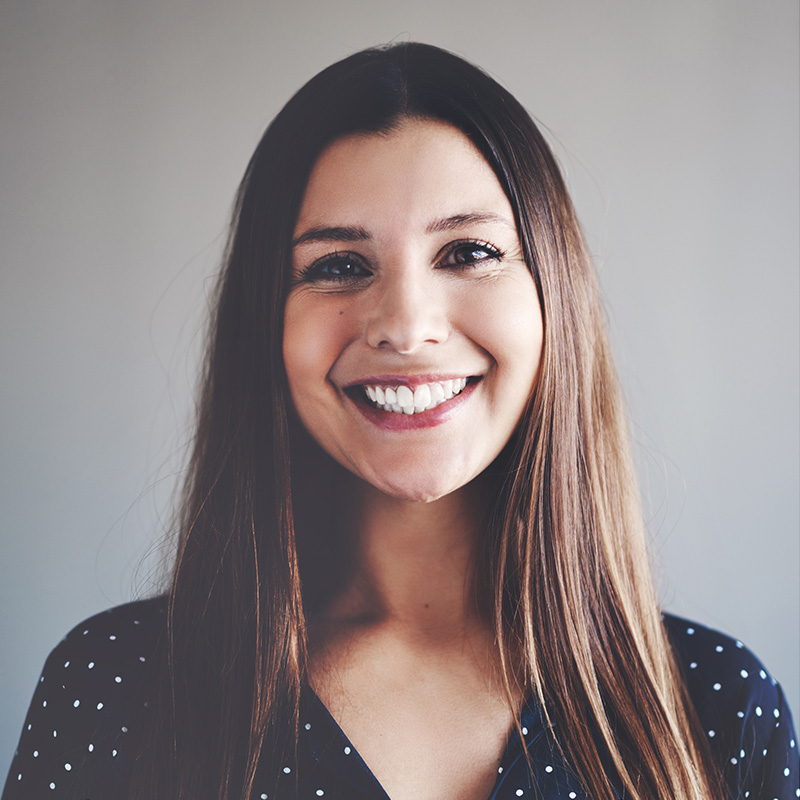
#> input picture week-2_lab-2/team2.jpg, 800 x 800 px
$ python lab2_task2.py
#> lines starting #> are read from the running program, lines starting #| are printed output that depends on the picture
import cv2
import matplotlib.pyplot as plt

# Read the image
image = cv2.imread('team2.jpg')
#> image is the input picture: shape (800, 800, 3); mean B, G, R 132.8, 133, 143.5
image_RGB = cv2.cvtColor(image, cv2.COLOR_BGR2RGB)

# ============================================================
# Part 1: Experiment with different intensity values (30, 100)
# ============================================================

# Add different intensity values
added_30 = cv2.add(image_RGB, 30)
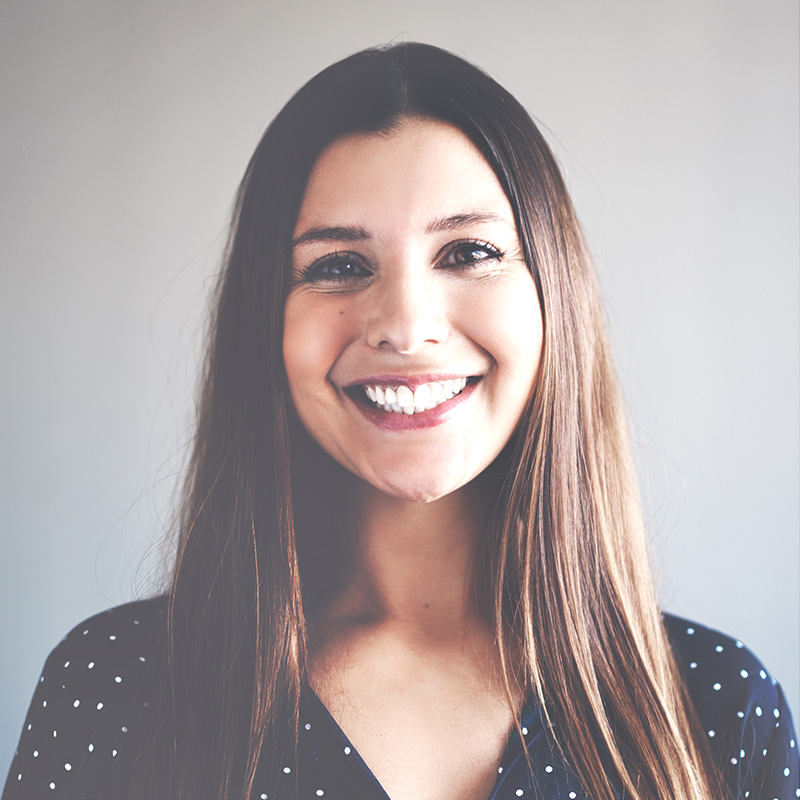
#> added_30: shape (800, 800, 3); mean R, G, B 173, 162.8, 162.8
added_100 = cv2.add(image_RGB, 100)
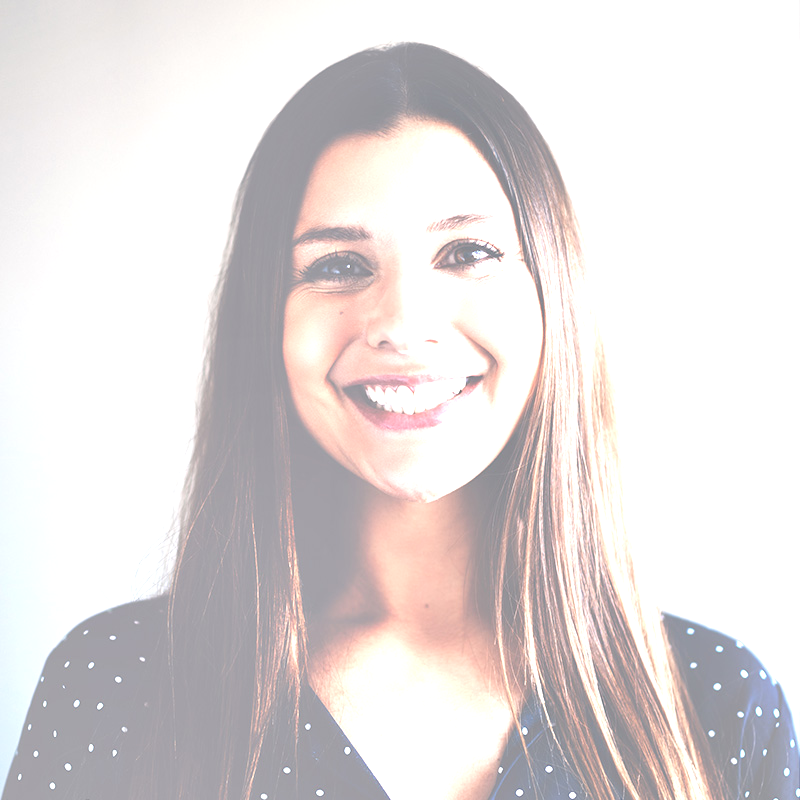
#> added_100: shape (800, 800, 3); mean R, G, B 226.1, 220.1, 220.1

# Display comparison
plt.figure(figsize=(15, 5))

plt.subplot(1, 3, 1)
plt.imshow(image_RGB)
plt.title('Original Image')
plt.axis('off')

plt.subplot(1, 3, 2)
plt.imshow(added_30)
plt.title('Added (+30)')
plt.axis('off')

plt.subplot(1, 3, 3)
plt.imshow(added_100)
plt.title('Added (+100)')
plt.axis('off')

plt.suptitle('Part 1: Effect of Different Addition Values')
plt.tight_layout()
plt.show()
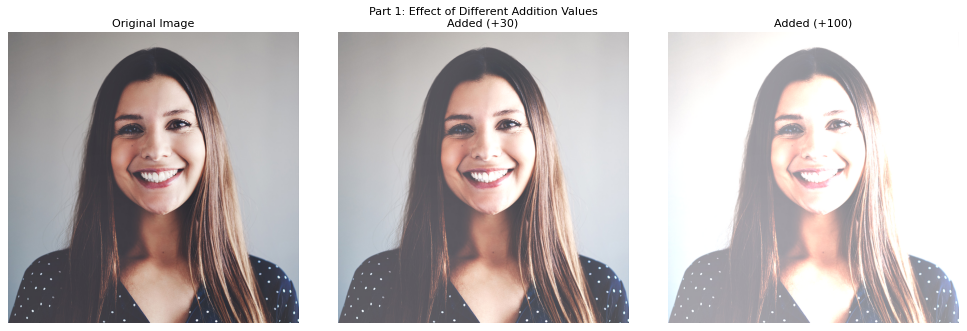
#> figure drawn by matplotlib, 3 panels

# ============================================================
# Part 2: Explanation (printed to console)
# ============================================================

print("""
============================================================
Part 2: Why does the image become brighter when we add more?
============================================================

Pixel intensity values range from 0 (black) to 255 (white).

- When we add a value to each pixel, we increase its brightness.
- Adding 30: Each pixel gains a small amount of brightness (slight brightening)
- Adding 100: Each pixel gains more brightness (significant brightening)

Key points:
1. Higher pixel values = brighter pixels
2. cv2.add() uses saturation arithmetic:
   - If result > 255, it becomes 255 (pure white)
   - This prevents overflow and "wrapping around"
3. The more we add, the more pixels reach 255 (white),
   causing loss of detail in bright regions (overexposure).

Example: A pixel with value 200
   - Add 30: 200 + 30 = 230 (still visible, brighter)
   - Add 100: 200 + 100 = 255 (becomes white, detail lost)

Note: This is different from using the + operator directly:
   - cv2.add(img, 100) -> saturates at 255
   - img + 100 -> wraps around (e.g., 200 + 100 = 44, not 255)
""")

# ============================================================
# Part 3: Increase intensity of RED channel only
# ============================================================

# Create a copy of the original image
image_red_increased = image_RGB.copy()

# Add only to the Red channel (index 0 in RGB)
image_red_increased[:, :, 0] = cv2.add(image_red_increased[:, :, 0], 100)
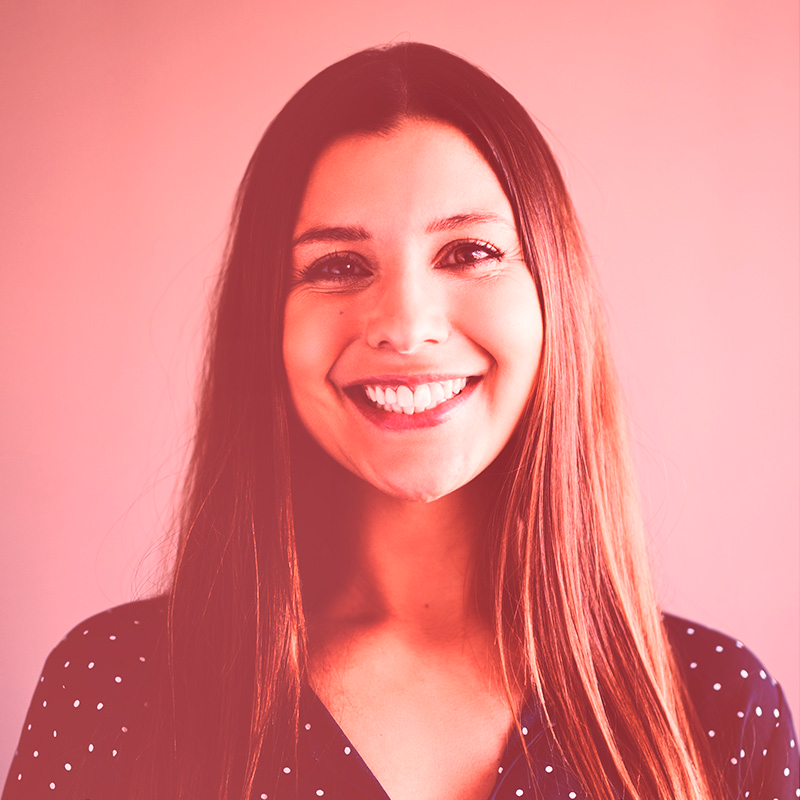
#> image_red_increased: shape (800, 800, 3); mean R, G, B 226.1, 133, 132.8

# Display the result
plt.figure(figsize=(12, 5))

plt.subplot(1, 2, 1)
plt.imshow(image_RGB)
plt.title('Original Image')
plt.axis('off')

plt.subplot(1, 2, 2)
plt.imshow(image_red_increased)
plt.title('Red Channel Increased (+100)')
plt.axis('off')

plt.suptitle('Part 3: Increasing Red Channel Intensity Only')
plt.tight_layout()
plt.show()

print("""
============================================================
Part 3: Red Channel Increase Explanation
============================================================

In RGB images, each pixel has 3 values: [Red, Green, Blue]
- Index 0 = Red channel
- Index 1 = Green channel
- Index 2 = Blue channel

By adding only to index 0, we increase red intensity while
keeping green and blue unchanged. This makes the image appear
more red/warm tinted.

Code used:
    image_red_increased[:, :, 0] = cv2.add(image_red_increased[:, :, 0], 100)

Where [:, :, 0] selects all rows, all columns, but only channel 0 (Red).
""")

$ run again, with week-2_lab-2/task1_part1.png saved as week-2_lab-2/team2.jpg
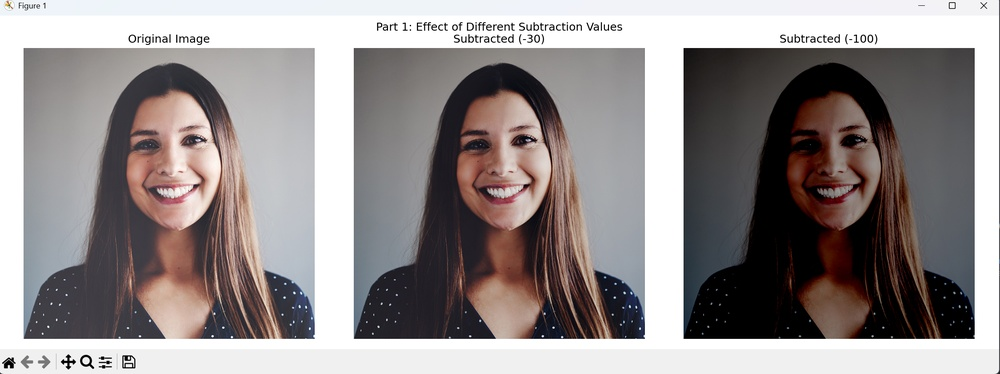
#> input picture week-2_lab-2/task1_part1.png, 1000 x 374 px, shrunk from 2250 x 841 before the run
#> image is the input picture: shape (374, 1000, 3); mean B, G, R 142.2, 142.4, 148.9
#> `added_100 = cv2.add(image_RGB, 100)`:
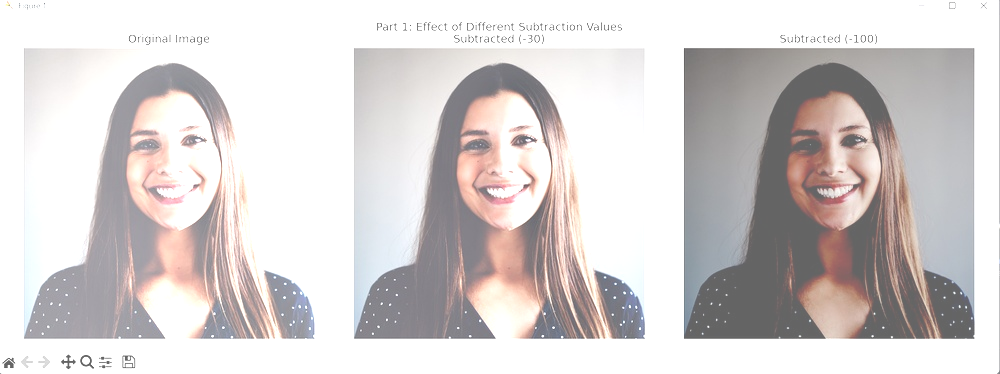
#> added_100: shape (374, 1000, 3); mean R, G, B 214.6, 209.4, 209.1
#> `image_red_increased[:, :, 0] = cv2.add(image_red_increased[:, :, 0], 1..`:
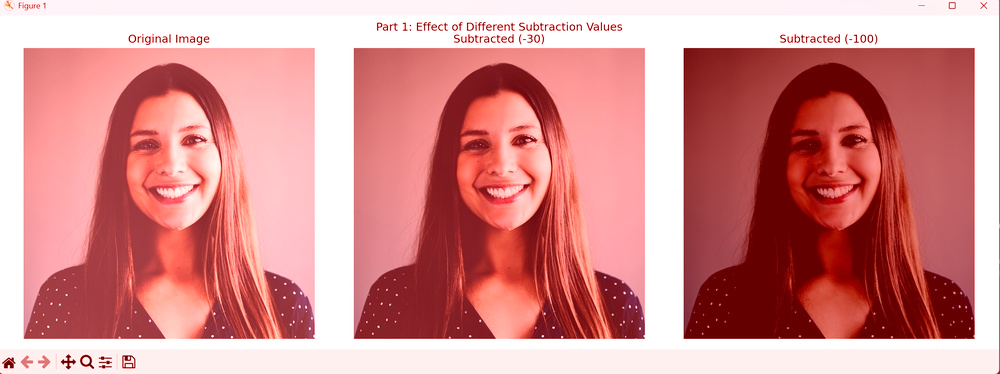
#> image_red_increased: shape (374, 1000, 3); mean R, G, B 214.6, 142.4, 142.2

$ run again, with week-2_lab-2/task1_part3.png saved as week-2_lab-2/team2.jpg
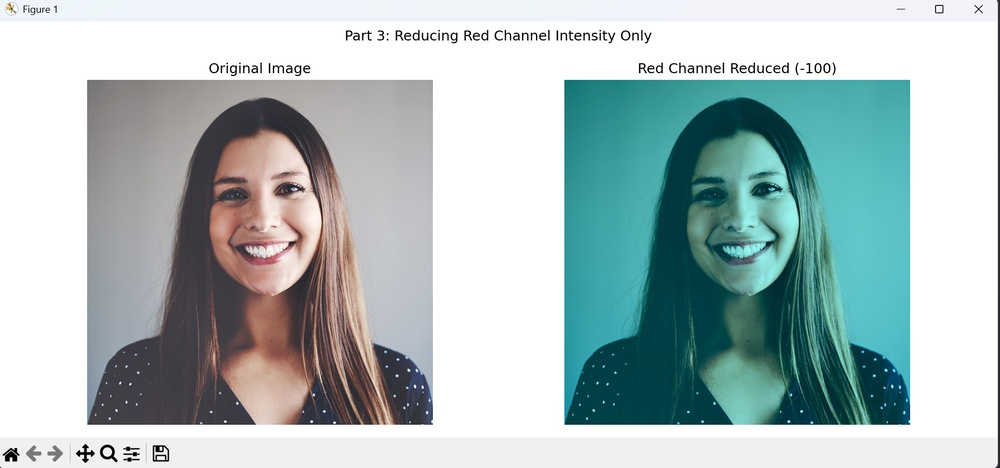
#> input picture week-2_lab-2/task1_part3.png, 1000 x 468 px, shrunk from 1802 x 844 before the run
#> image is the input picture: shape (468, 1000, 3); mean B, G, R 189.3, 189.1, 171.6
#> `added_100 = cv2.add(image_RGB, 100)`:
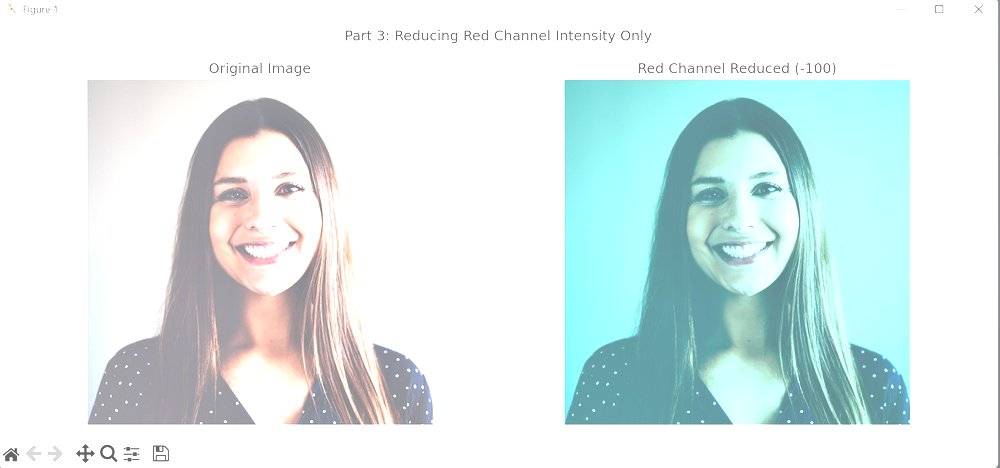
#> added_100: shape (468, 1000, 3); mean R, G, B 221.2, 236.4, 236.4
#> `image_red_increased[:, :, 0] = cv2.add(image_red_increased[:, :, 0], 1..`:
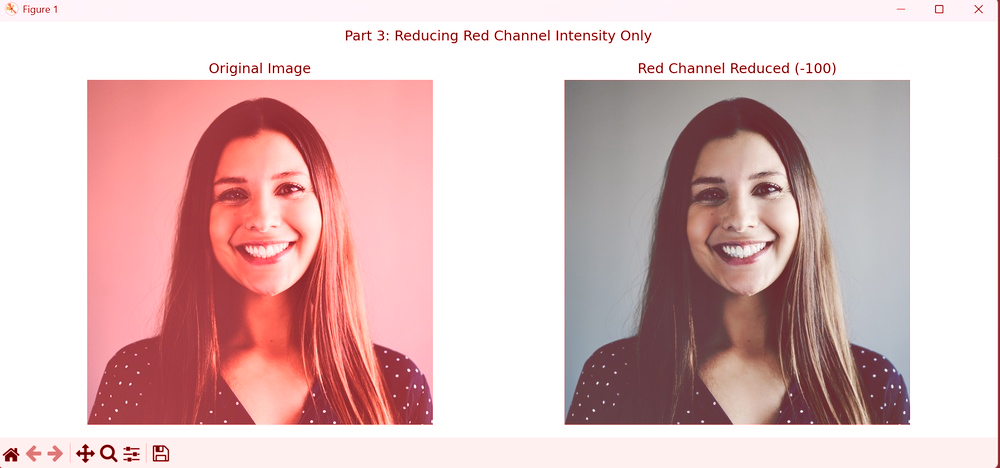
#> image_red_increased: shape (468, 1000, 3); mean R, G, B 221.2, 189.1, 189.3

$ run again, with week-2_lab-2/task2_part1.png saved as week-2_lab-2/team2.jpg
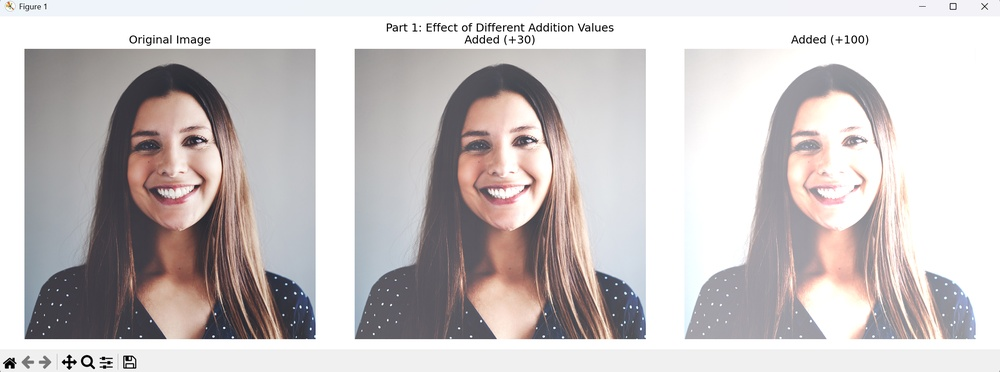
#> input picture week-2_lab-2/task2_part1.png, 1000 x 372 px, shrunk from 2250 x 838 before the run
#> image is the input picture: shape (372, 1000, 3); mean B, G, R 195.6, 195.5, 201.4
#> `added_100 = cv2.add(image_RGB, 100)`:
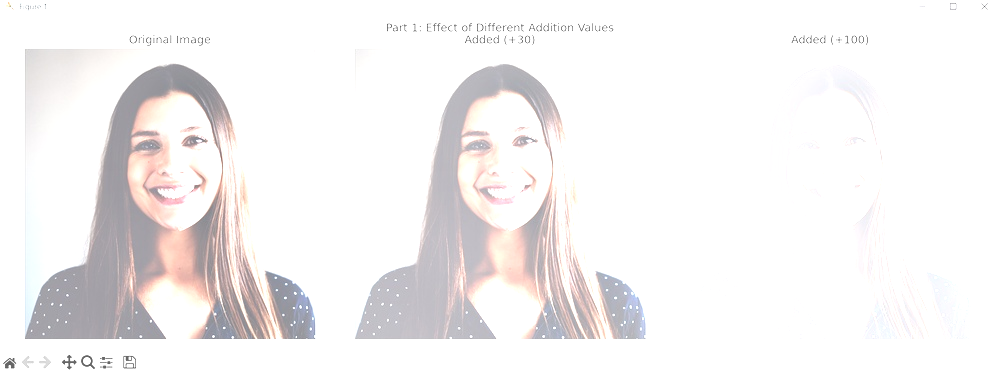
#> added_100: shape (372, 1000, 3); mean R, G, B 243.9, 241.6, 241.8
#> `image_red_increased[:, :, 0] = cv2.add(image_red_increased[:, :, 0], 1..`:
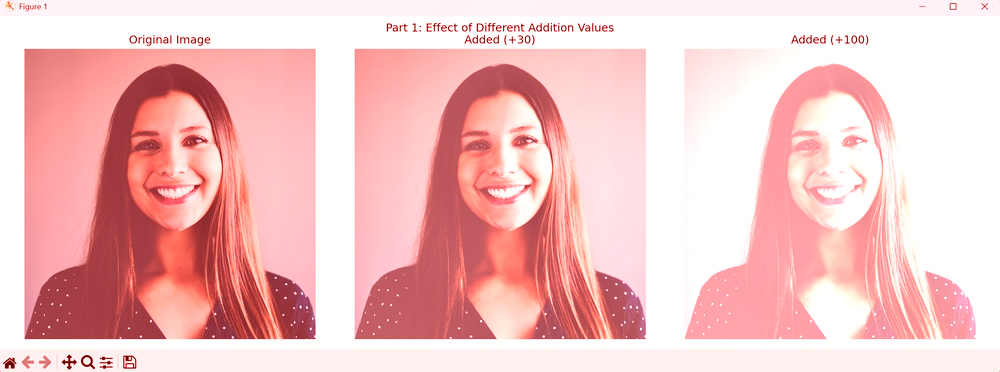
#> image_red_increased: shape (372, 1000, 3); mean R, G, B 243.9, 195.5, 195.6
